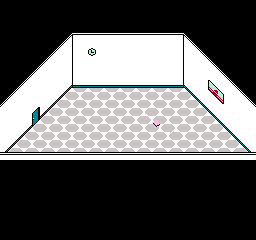

This game map was drawn from its Tiled (.tmx) file and the tilesets committed beside it. A one-line description and the trimmed map source follow:
An orthogonal 32x30 tile map with 8x8 px tiles, 2 tile layers (Tile Layer 1, Tile Layer 2).

<map version="1.0" orientation="orthogonal" width="32" height="30" tilewidth="8" tileheight="8">
 <tileset firstgid="1" name="tileset" tilewidth="8" tileheight="8">
  <image source="tileset.png" trans="ff00ff" width="256" height="240" />
  <tile id="0">
   <properties>
    <property name="Solid" value="" />
   </properties>
  </tile>
  <tile id="1">
   <properties>
    <property name="Solid" value="" />
   </properties>
  </tile>
  <tile id="2">
   <properties>
    <property name="Solid" value="" />
   </properties>
  </tile>
  <tile id="3">
   <properties>
    <property name="Solid" value="" />
   </properties>
  </tile>
  <tile id="4">
   <properties>
    <property name="Solid" value="" />
   </properties>
  </tile>
  <tile id="5">
   <properties>
    <property name="Solid" value="" />
   </properties>
  </tile>
  <tile id="6">
   <properties>
    <property name="Solid" value="" />
   </properties>
  </tile>
  <tile id="8">
   <properties>
    <property name="Solid" value="" />
   </properties>
  </tile>
  <tile id="9">
   <properties>
    <property name="Solid" value="" />
   </properties>
  </tile>
  <tile id="10">
   <properties>
    <property name="Solid" value="" />
   </properties>
  </tile>
  <tile id="11">
   <properties>
    <property name="Solid" value="" />
   </properties>
  </tile>
  <tile id="12">
   <properties>
    <property name="Solid" value="" />
   </properties>
  </tile>
  <tile id="14">
   <properties>
    <property name="Solid" value="" />
   </properties>
  </tile>
  <tile id="15">
   <properties>
    <property name="Solid" value="" />
   </properties>
  </tile>
  <tile id="16">
   <properties>
    <property name="Solid" value="" />
   </properties>
  </tile>
  <tile id="17">
   <properties>
    <property name="Solid" value="" />
   </properties>
  </tile>
  <tile id="18">
   <properties>
    <property name="Solid" value="" />
   </properties>
  </tile>
  <tile id="19">
   <properties>
    <property name="Solid" value="" />
   </properties>
  </tile>
  <tile id="20">
   <properties>
    <property name="Solid" value="" />
   </properties>
  </tile>
  <tile id="46">
   <properties>
    <property name="" value="" />
   </properties>
  </tile>
  <tile id="47">
   <properties>
    <property name="" value="" />
   </properties>
  </tile>
  <tile id="64">
   <properties>
    <property name="Solid" value="" />
   </properties>
  </tile>
  <tile id="65">
   <properties>
    <property name="Solid" value="" />
   </properties>
  </tile>
  <tile id="66">
   <properties>
    <property name="Solid" value="" />
   </properties>
  </tile>
  <tile id="67">
   <properties>
    <property name="Solid" value="" />
   </properties>
  </tile>
  <tile id="68">
   <properties>
    <property name="Solid" value="" />
   </properties>
  </tile>
  <tile id="70">
   <properties>
    <property name="Solid" value="" />
   </properties>
  </tile>
  <tile id="71">
   <properties>
    <property name="Solid" value="" />
   </properties>
  </tile>
  <tile id="78">
   <properties>
    <property name="Solid" value="" />
   </properties>
  </tile>
  <tile id="79">
   <properties>
    <property name="Solid" value="" />
   </properties>
  </tile>
  <tile id="80">
   <properties>
    <property name="Solid" value="" />
   </properties>
  </tile>
  <tile id="81">
   <properties>
    <property name="Solid" value="" />
   </properties>
  </tile>
  <tile id="82">
   <properties>
    <property name="Solid" value="" />
   </properties>
  </tile>
  <tile id="101">
   <properties>
    <property name="Solid" value="" />
   </properties>
  </tile>
  <tile id="102">
   <properties>
    <property name="Solid" value="" />
   </properties>
  </tile>
  <tile id="103">
   <properties>
    <property name="Solid" value="" />
   </properties>
  </tile>
  <tile id="104">
   <properties>
    <property name="Solid" value="" />
   </properties>
  </tile>
  <tile id="105">
   <properties>
    <property name="Solid" value="" />
   </properties>
  </tile>
  <tile id="106">
   <properties>
    <property name="Solid" value="" />
   </properties>
  </tile>
  <tile id="107">
   <properties>
    <property name="Solid" value="" />
   </properties>
  </tile>
  <tile id="108">
   <properties>
    <property name="Solid" value="" />
   </properties>
  </tile>
  <tile id="109">
   <properties>
    <property name="Solid" value="" />
   </properties>
  </tile>
  <tile id="132">
   <properties>
    <property name="Solid" value="" />
   </properties>
  </tile>
  <tile id="136">
   <properties>
    <property name="Solid" value="" />
   </properties>
  </tile>
  <tile id="137">
   <properties>
    <property name="Solid" value="" />
   </properties>
  </tile>
  <tile id="138">
   <properties>
    <property name="Solid" value="" />
   </properties>
  </tile>
  <tile id="139">
   <properties>
    <property name="Solid" value="" />
   </properties>
  </tile>
  <tile id="165">
   <properties>
    <property name="Solid" value="" />
   </properties>
  </tile>
  <tile id="166">
   <properties>
    <property name="Solid" value="" />
   </properties>
  </tile>
  <tile id="167">
   <properties>
    <property name="Solid" value="" />
   </properties>
  </tile>
  <tile id="168">
   <properties>
    <property name="Solid" value="" />
   </properties>
  </tile>
  <tile id="170">
   <properties>
    <property name="Solid" value="" />
   </properties>
  </tile>
  <tile id="171">
   <properties>
    <property name="Solid" value="" />
   </properties>
  </tile>
  <tile id="172">
   <properties>
    <property name="Solid" value="" />
   </properties>
  </tile>
  <tile id="173">
   <properties>
    <property name="Solid" value="" />
   </properties>
  </tile>
  <tile id="175">
   <properties>
    <property name="Solid" value="" />
   </properties>
  </tile>
  <tile id="177">
   <properties>
    <property name="Solid" value="" />
   </properties>
  </tile>
  <tile id="197">
   <properties>
    <property name="Solid" value="" />
   </properties>
  </tile>
  <tile id="198">
   <properties>
    <property name="Solid" value="" />
   </properties>
  </tile>
  <tile id="199">
   <properties>
    <property name="Solid" value="" />
   </properties>
  </tile>
  <tile id="200">
   <properties>
    <property name="Solid" value="" />
   </properties>
  </tile>
  <tile id="201">
   <properties>
    <property name="Solid" value="" />
   </properties>
  </tile>
  <tile id="204">
   <properties>
    <property name="Solid" value="" />
   </properties>
  </tile>
  <tile id="205">
   <properties>
    <property name="Solid" value="" />
   </properties>
  </tile>
  <tile id="206">
   <properties>
    <property name="Solid" value="" />
   </properties>
  </tile>
  <tile id="207">
   <properties>
    <property name="Solid" value="" />
   </properties>
  </tile>
  <tile id="210">
   <properties>
    <property name="Solid" value="" />
   </properties>
  </tile>
  <tile id="228">
   <properties>
    <property name="Solid" value="" />
   </properties>
  </tile>
  <tile id="233">
   <properties>
    <property name="Solid" value="" />
   </properties>
  </tile>
  <tile id="234">
   <properties>
    <property name="Solid" value="" />
   </properties>
  </tile>
  <tile id="235">
   <properties>
    <property name="Solid" value="" />
   </properties>
  </tile>
  <tile id="236">
   <properties>
    <property name="Solid" value="" />
   </properties>
  </tile>
  <tile id="237">
   <properties>
    <property name="Solid" value="" />
   </properties>
  </tile>
  <tile id="240">
   <properties>
    <property name="Solid" value="" />
   </properties>
  </tile>
  <tile id="241">
   <properties>
    <property name="Solid" value="" />
   </properties>
  </tile>
  <tile id="261">
   <properties>
    <property name="Solid" value="" />
   </properties>
  </tile>
  <tile id="262">
   <properties>
    <property name="Solid" value="" />
   </properties>
  </tile>
  <tile id="263">
   <properties>
    <property name="Solid" value="" />
   </properties>
  </tile>
  <tile id="264">
   <properties>
    <property name="Solid" value="" />
   </properties>
  </tile>
  <tile id="291">
   <properties>
    <property name="Solid" value="" />
   </properties>
  </tile>
  <tile id="292">
   <properties>
    <property name="Solid" value="" />
   </properties>
  </tile>
  <tile id="293">
   <properties>
    <property name="Solid" value="" />
   </properties>
  </tile>
  <tile id="294">
   <properties>
    <property name="Solid" value="" />
   </properties>
  </tile>
  <tile id="295">
   <properties>
    <property name="Solid" value="" />
   </properties>
  </tile>
  <tile id="296">
   <properties>
    <property name="Solid" value="" />
   </properties>
  </tile>
 </tileset>
 <layer name="Tile Layer 1" width="32" height="30">
  <data>[960 cells, 960 non-empty, 23 distinct tile ids]</data>
 </layer>
 <layer name="Tile Layer 2" width="32" height="30">
  <data>[960 cells, 10 non-empty, 9 distinct tile ids]</data>
 </layer>
</map>
